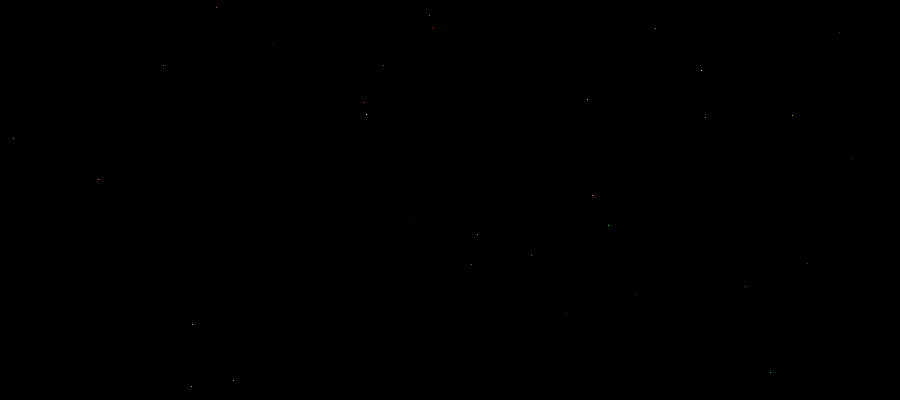
Frame 1 (no input)
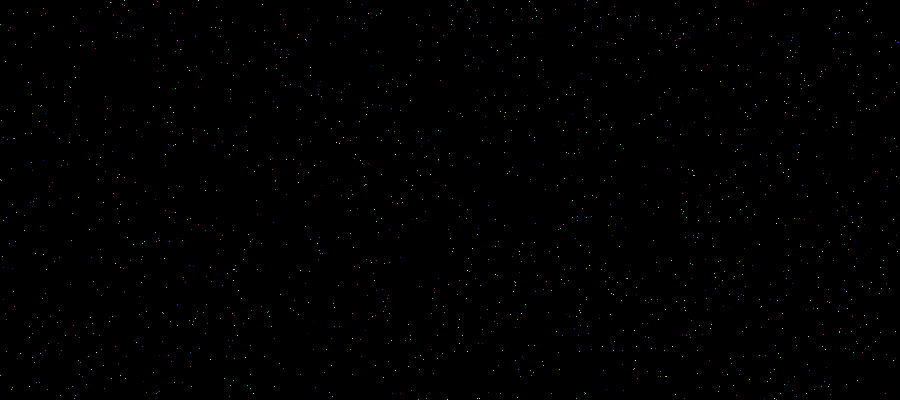
Frame 60 (the mouse pressed at the canvas centre just before this capture)
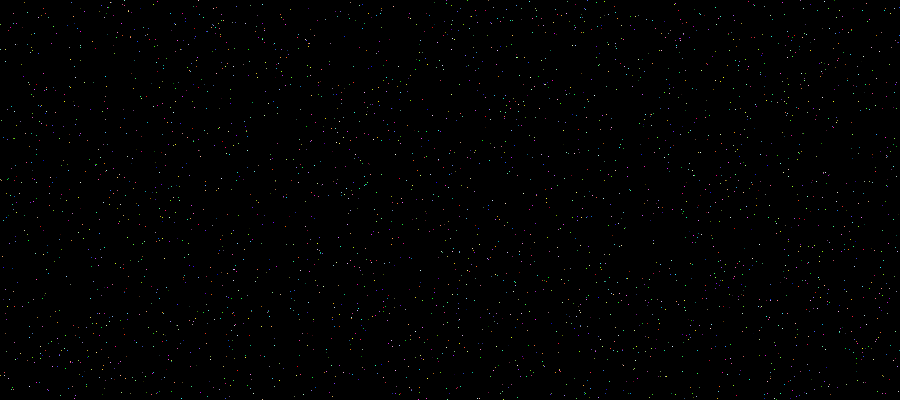
Frame 120 (the mouse held since frame 60 and released just before this capture)

The Processing sketch that drew these frames (run headless with seeded random() and noise(); from frame 60 on, the mouse is pressed at the canvas centre):

// Processing sketch: sketch_6_0_image
// ── sketch_6_0_image.pde
void setup() {
  size(900,400);
  background(0);
}

void draw() {
  int num = int(random(50));
  for(int i = 0 ; i < num ; i++) {
    int x = int(random(width)); 
    int y = int(random(height));
    // int c = color(random(255)); // noir et blanc
    int rouge = (int)random(255);
    int vert = (int)random(255);
    int bleu = (int)random(255);
    int c = color(rouge,vert,bleu); // couleur
    set(x,y,c);
  }
}
